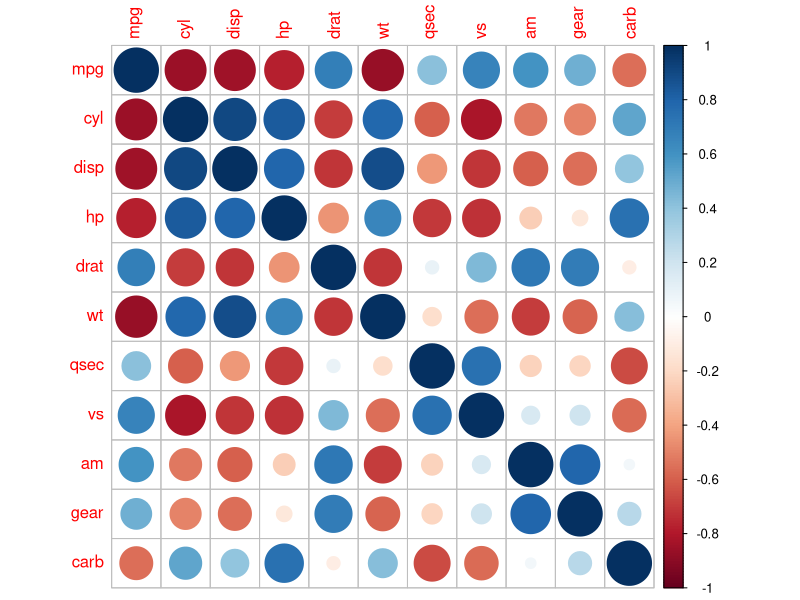
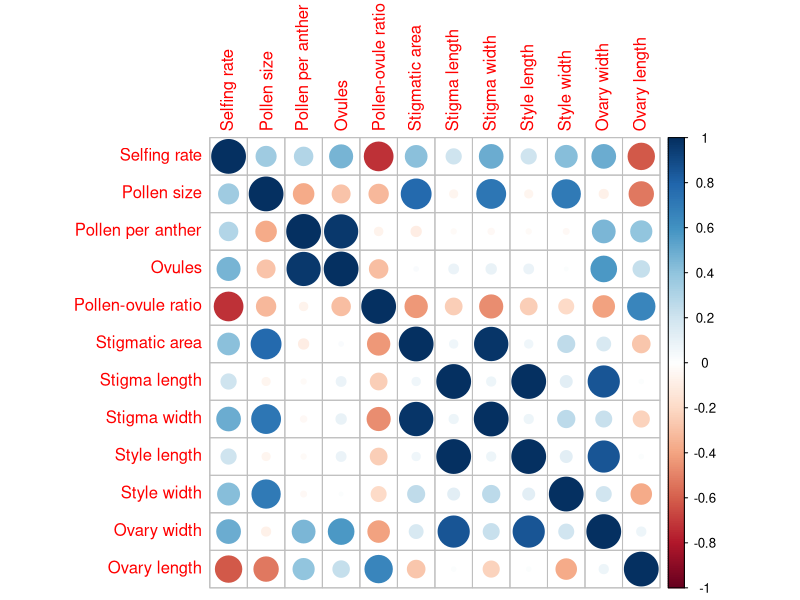
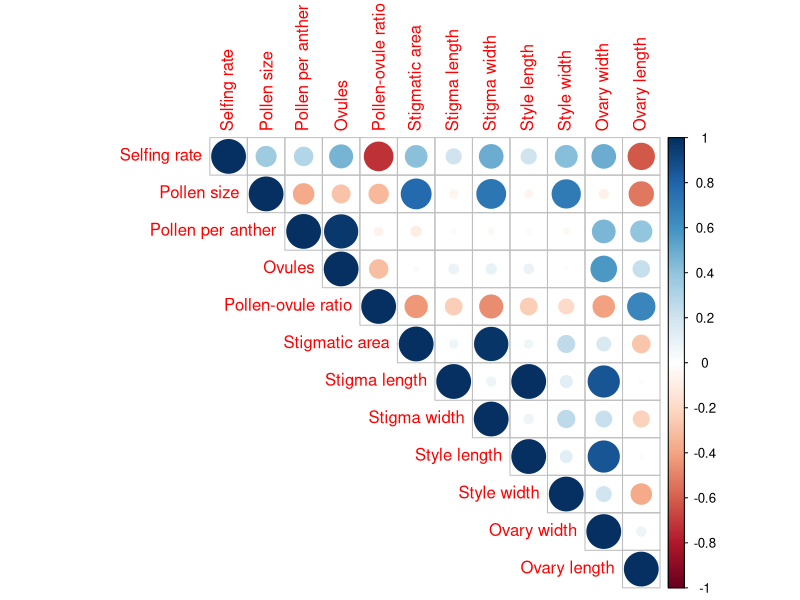
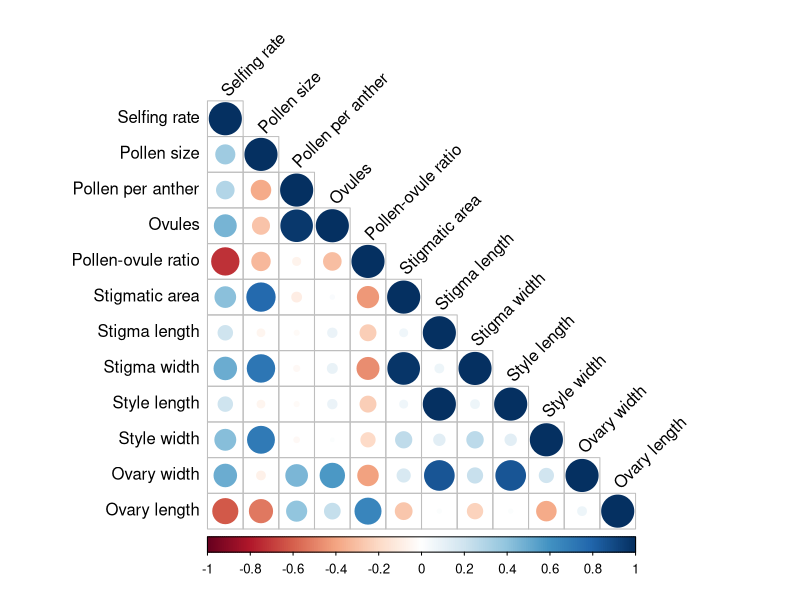

Reproduce these figures in R, in order.
#install.packages("corrplot")
library(corrplot)

#I'm going to try to show our traits on this way
M <- cor(mtcars)
corrplot(M, method = "circle")

#We can kill two birds with one stone, showing the correlation and all the traits


a <- read.csv("Data/traits_all.csv")
a=a[,-c(1,2)]
a<- cor(a)
str(a)
a=a[-c(1,7,11),-c(1,7,11)]

rownames(a)<- c("Selfing rate", "Pollen size", "Pollen per anther", "Ovules", "Pollen-ovule ratio",
                "Stigmatic area", "Stigma length", "Stigma width", "Style length", "Style width",
                "Ovary width", "Ovary length")

colnames(a)<- c("Selfing rate", "Pollen size", "Pollen per anther", "Ovules", "Pollen-ovule ratio",
                "Stigmatic area", "Stigma length", "Stigma width", "Style length", "Style width",
                "Ovary width", "Ovary length")
  
corrplot(a, method = "circle")
corrplot(a, type = "upper")

corrplot(a, type = "lower",  tl.col = "black", tl.srt = 45)
